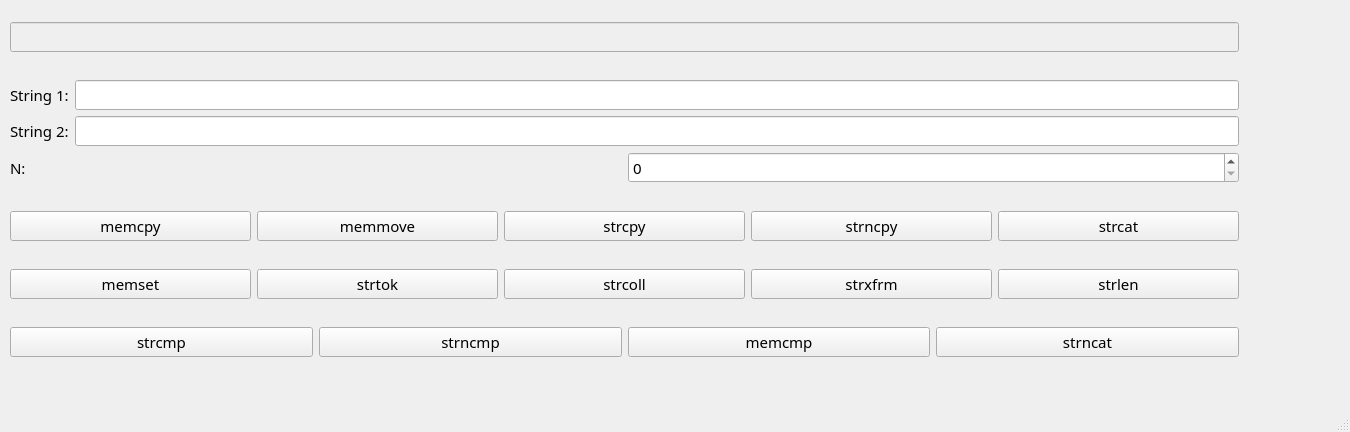
<?xml version="1.0" encoding="UTF-8"?>
<ui version="4.0">
 <class>MainWindow</class>
 <widget class="QMainWindow" name="MainWindow">
  <property name="geometry">
   <rect>
    <x>0</x>
    <y>0</y>
    <width>1350</width>
    <height>432</height>
   </rect>
  </property>
  <property name="font">
   <font>
    <family>Academy Engraved LET</family>
    <pointsize>11</pointsize>
    <italic>false</italic>
    <bold>false</bold>
   </font>
  </property>
  <property name="windowTitle">
   <string>MainWindow</string>
  </property>
  <property name="styleSheet">
   <string notr="true"/>
  </property>
  <widget class="QWidget" name="centralwidget">
   <widget class="QWidget" name="layoutWidget">
    <property name="geometry">
     <rect>
      <x>10</x>
      <y>0</y>
      <width>1229</width>
      <height>381</height>
     </rect>
    </property>
    <layout class="QVBoxLayout" name="verticalLayout">
     <item>
      <widget class="QLineEdit" name="ln_ans">
       <property name="enabled">
        <bool>false</bool>
       </property>
      </widget>
     </item>
     <item>
      <layout class="QVBoxLayout" name="verticalLayout_2">
       <item>
        <layout class="QHBoxLayout" name="horizontalLayout_5">
         <item>
          <widget class="QLabel" name="label">
           <property name="text">
            <string>String 1:</string>
           </property>
          </widget>
         </item>
         <item>
          <widget class="QLineEdit" name="ln_str1"/>
         </item>
        </layout>
       </item>
       <item>
        <layout class="QHBoxLayout" name="horizontalLayout_4">
         <item>
          <widget class="QLabel" name="label_2">
           <property name="text">
            <string>String 2:</string>
           </property>
          </widget>
         </item>
         <item>
          <widget class="QLineEdit" name="ln_str2"/>
         </item>
        </layout>
       </item>
       <item>
        <layout class="QHBoxLayout" name="horizontalLayout_6">
         <item>
          <widget class="QLabel" name="label_3">
           <property name="text">
            <string>N:</string>
           </property>
          </widget>
         </item>
         <item>
          <widget class="QSpinBox" name="spb_N"/>
         </item>
        </layout>
       </item>
      </layout>
     </item>
     <item>
      <layout class="QHBoxLayout" name="horizontalLayout_3">
       <item>
        <widget class="QPushButton" name="bnt_memcpy">
         <property name="text">
          <string>memcpy</string>
         </property>
        </widget>
       </item>
       <item>
        <widget class="QPushButton" name="bnt_memmove">
         <property name="text">
          <string>memmove</string>
         </property>
        </widget>
       </item>
       <item>
        <widget class="QPushButton" name="bnt_strcpy">
         <property name="text">
          <string>strcpy</string>
         </property>
        </widget>
       </item>
       <item>
        <widget class="QPushButton" name="bnt_strncpy">
         <property name="text">
          <string>strncpy</string>
         </property>
        </widget>
       </item>
       <item>
        <widget class="QPushButton" name="bnt_strcat">
         <property name="text">
          <string>strcat</string>
         </property>
        </widget>
       </item>
      </layout>
     </item>
     <item>
      <layout class="QHBoxLayout" name="horizontalLayout_2">
       <item>
        <widget class="QPushButton" name="bnt_memset">
         <property name="text">
          <string>memset</string>
         </property>
        </widget>
       </item>
       <item>
        <widget class="QPushButton" name="bnt_strtok">
         <property name="text">
          <string>strtok</string>
         </property>
        </widget>
       </item>
       <item>
        <widget class="QPushButton" name="bnt_strcoll">
         <property name="text">
          <string>strcoll</string>
         </property>
        </widget>
       </item>
       <item>
        <widget class="QPushButton" name="bnt_strxfrm">
         <property name="text">
          <string>strxfrm</string>
         </property>
        </widget>
       </item>
       <item>
        <widget class="QPushButton" name="bnt_strlen">
         <property name="text">
          <string>strlen</string>
         </property>
        </widget>
       </item>
      </layout>
     </item>
     <item>
      <layout class="QHBoxLayout" name="horizontalLayout">
       <item>
        <widget class="QPushButton" name="bnt_strcmp">
         <property name="text">
          <string>strcmp</string>
         </property>
        </widget>
       </item>
       <item>
        <widget class="QPushButton" name="bnt_strncmp">
         <property name="text">
          <string>strncmp</string>
         </property>
        </widget>
       </item>
       <item>
        <widget class="QPushButton" name="bnt_memcmp">
         <property name="text">
          <string>memcmp</string>
         </property>
        </widget>
       </item>
       <item>
        <widget class="QPushButton" name="bnt_strncat">
         <property name="text">
          <string>strncat</string>
         </property>
        </widget>
       </item>
      </layout>
     </item>
    </layout>
   </widget>
  </widget>
  <widget class="QMenuBar" name="menubar">
   <property name="geometry">
    <rect>
     <x>0</x>
     <y>0</y>
     <width>1350</width>
     <height>24</height>
    </rect>
   </property>
  </widget>
  <widget class="QStatusBar" name="statusbar"/>
 </widget>
 <resources/>
 <connections/>
</ui>
